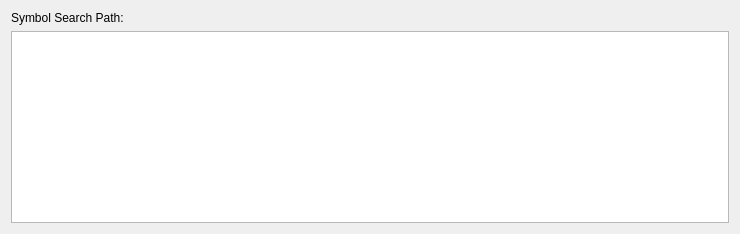
<?xml version="1.0" encoding="UTF-8"?>
<ui version="4.0">
 <class>UISymbolSettingView</class>
 <widget class="QWidget" name="UISymbolSettingView">
  <property name="geometry">
   <rect>
    <x>0</x>
    <y>0</y>
    <width>740</width>
    <height>234</height>
   </rect>
  </property>
  <property name="windowTitle">
   <string>Form</string>
  </property>
  <layout class="QVBoxLayout" name="verticalLayout">
   <item>
    <widget class="QLabel" name="label">
     <property name="text">
      <string>Symbol Search Path:</string>
     </property>
    </widget>
   </item>
   <item>
    <widget class="QTextEdit" name="editSymbolPath">
     <property name="sizePolicy">
      <sizepolicy hsizetype="Expanding" vsizetype="Fixed">
       <horstretch>0</horstretch>
       <verstretch>0</verstretch>
      </sizepolicy>
     </property>
     <property name="readOnly">
      <bool>false</bool>
     </property>
     <property name="acceptRichText">
      <bool>false</bool>
     </property>
    </widget>
   </item>
   <item>
    <spacer name="verticalSpacer">
     <property name="orientation">
      <enum>Qt::Vertical</enum>
     </property>
     <property name="sizeHint" stdset="0">
      <size>
       <width>20</width>
       <height>40</height>
      </size>
     </property>
    </spacer>
   </item>
  </layout>
 </widget>
 <resources/>
 <connections/>
</ui>
